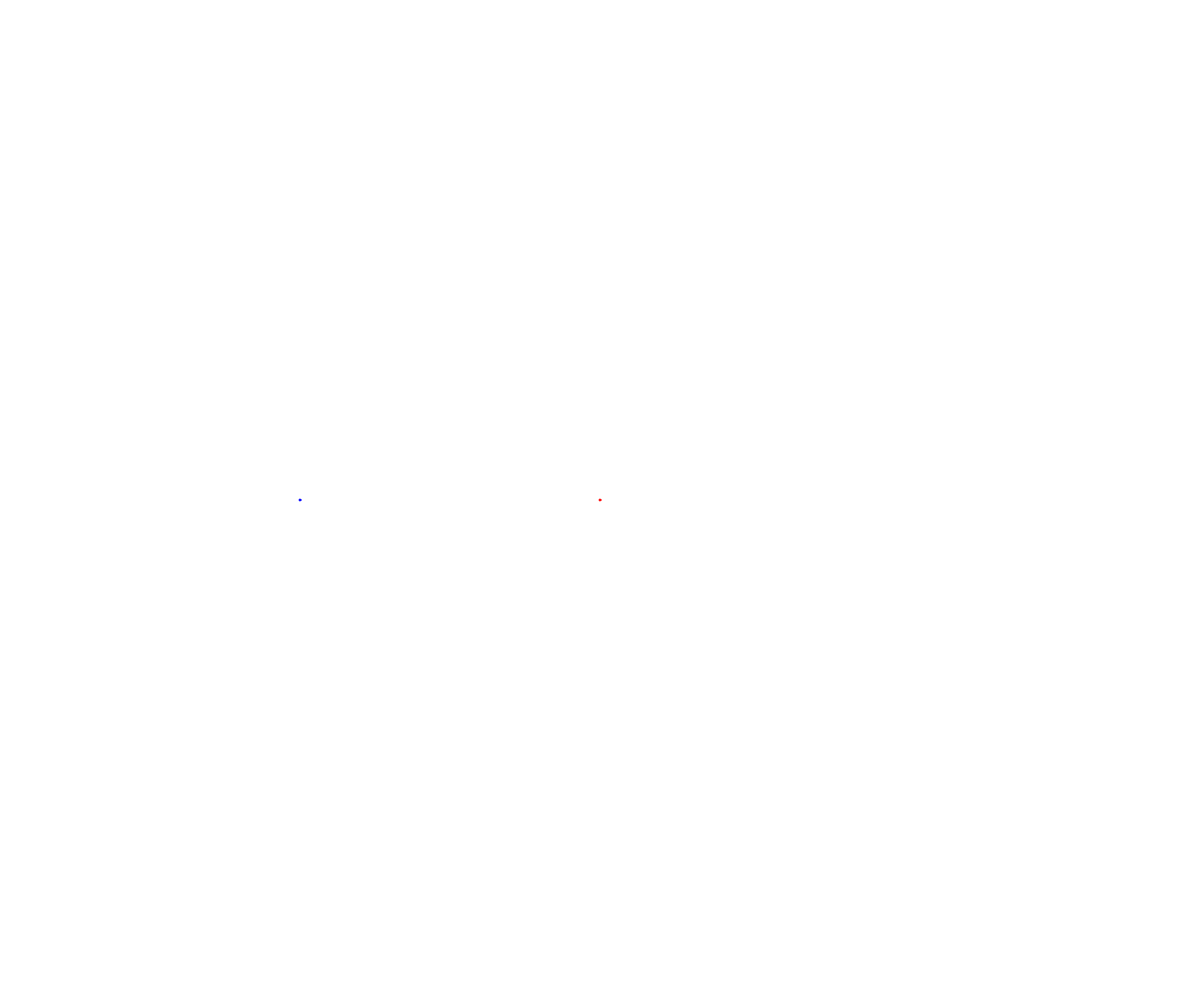
Frame 1 (no input)
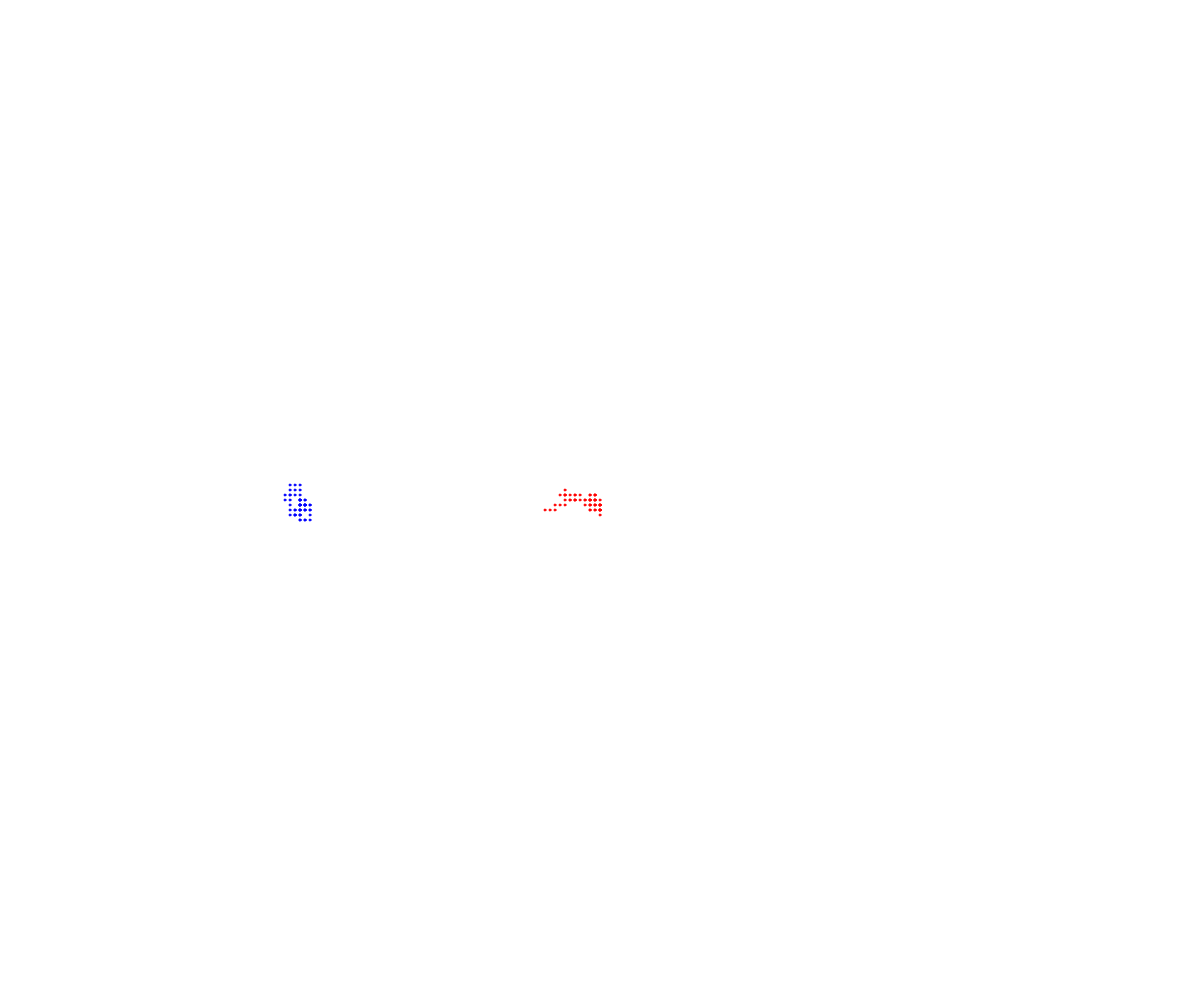
Frame 60 (no input)
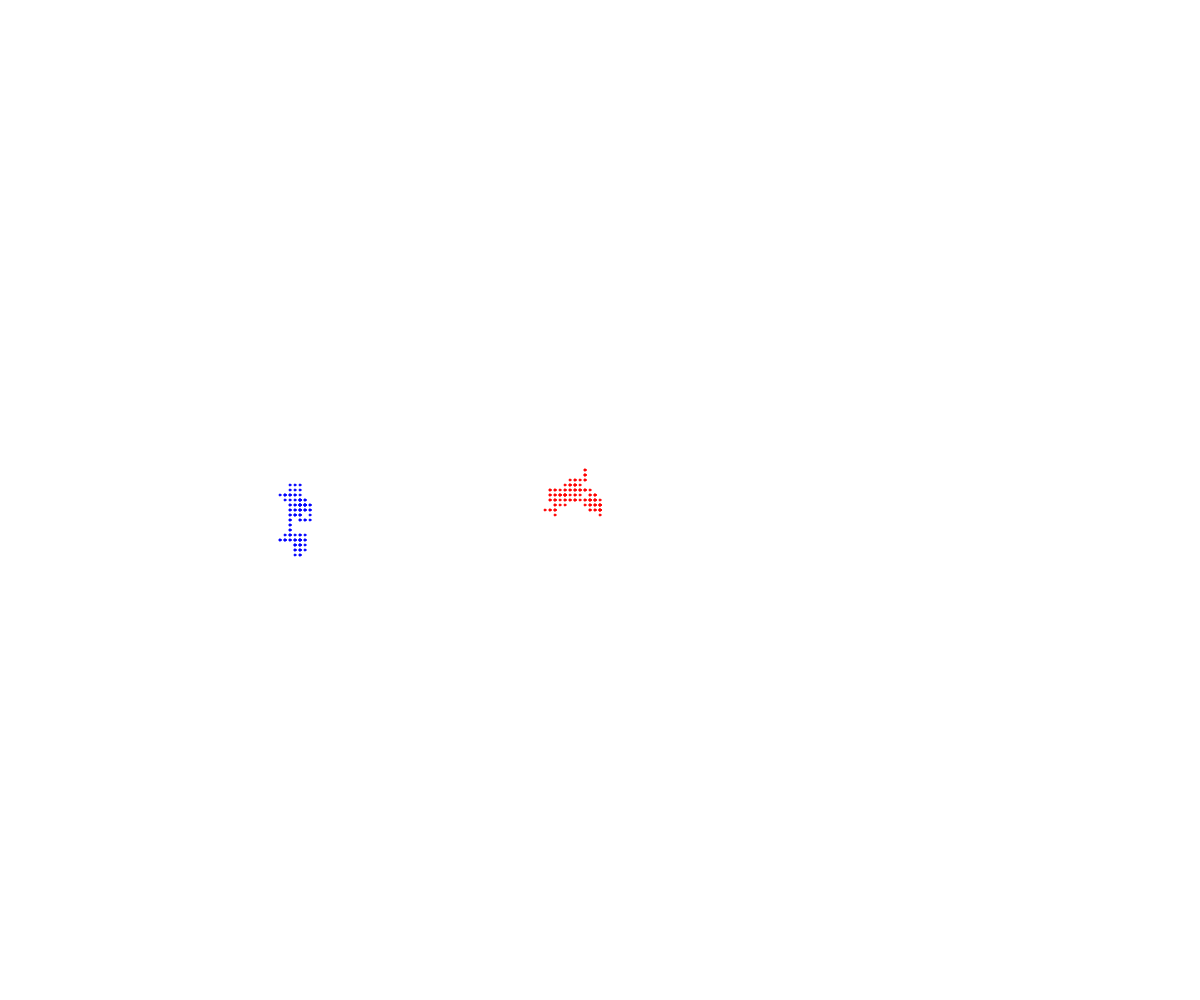
Frame 120 (the mouse pressed at the canvas centre since frame 60)

The p5.js sketch that drew these frames (run headless with seeded random() and noise() and a simulated clock; from frame 60 on, the mouse is pressed at the canvas centre):

// p5.js sketch
// ── sketch.js
//walker OOP demo

class Walker {
  constructor(x,y){
    this.x = x;
    this.y = y;
    this.diameter = 2;
    this.color = "red";
    this.speed = 5;
  }

  display(){
    fill(this.color);
    stroke(this.color);
    circle(this.x, this.y, this.diameter);
  }

  move() {
    let choice = random(100);
    if (choice < 25) {
      //up
      this.y -= this.speed;
    }
    else if (choice < 50){
      //down
      this.y += this.speed;
    }
    else if (choice < 75){
      this.x -= this.speed;
    }
    else if (choice <=100){
      this.x += this.speed;
    }
  }
}



let tyler;

function setup() {
  createCanvas(windowWidth, windowHeight);
  tyler = new Walker(width/2, height/2);
  thomas = new Walker(300, 500);
  thomas.color = "blue";
}

function draw() {
  tyler.display();
  tyler.move();
  thomas.display();
  thomas.move();
}
